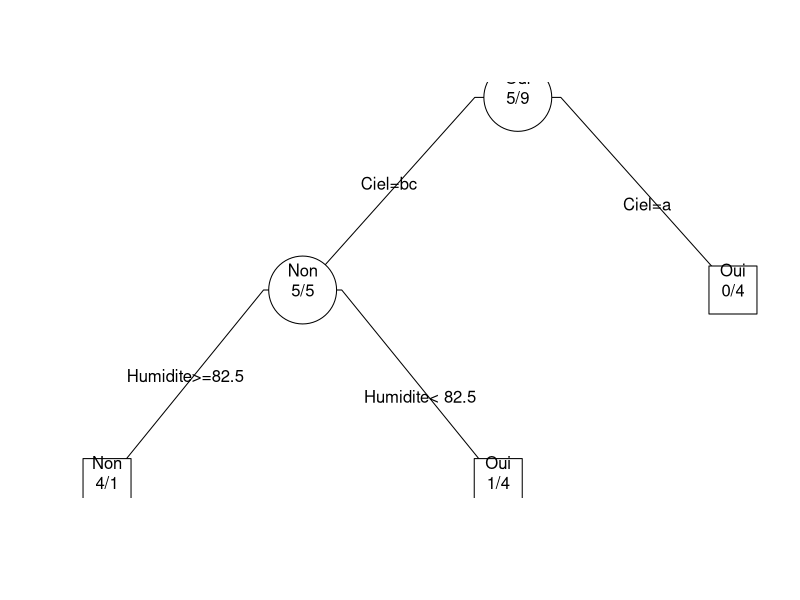
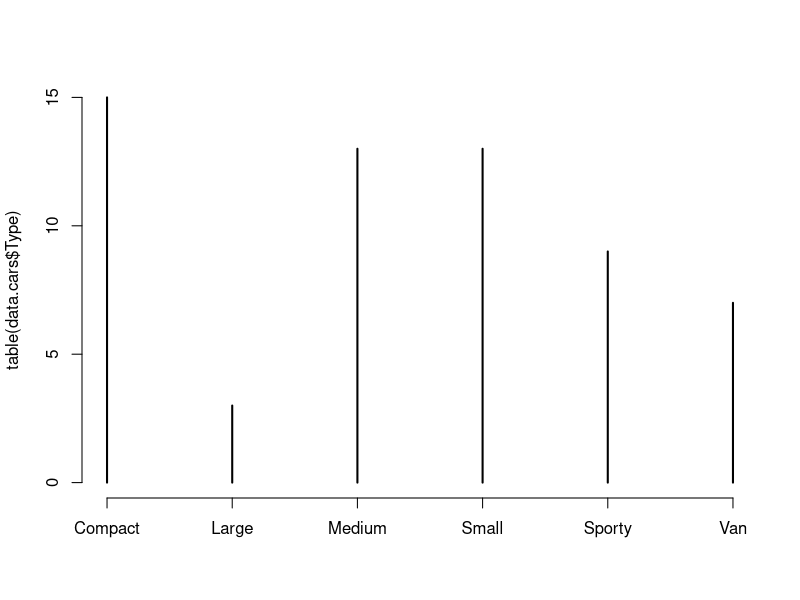
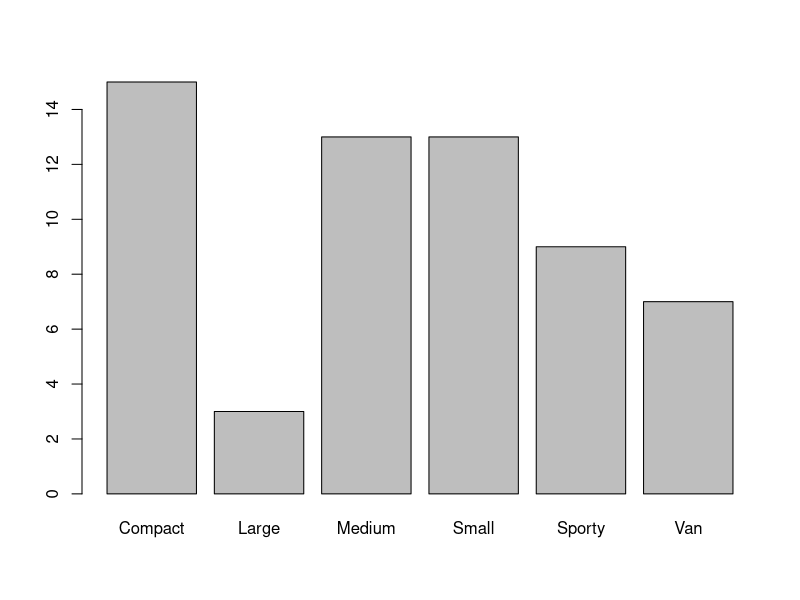
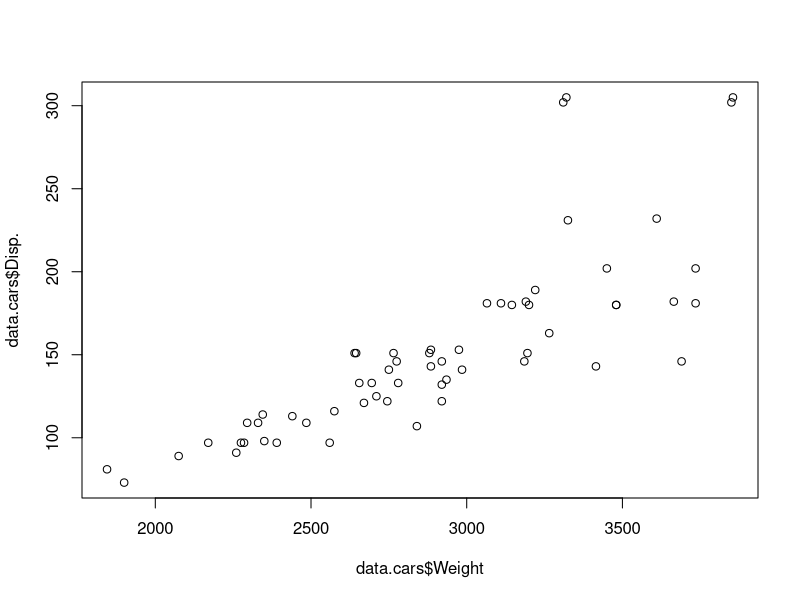
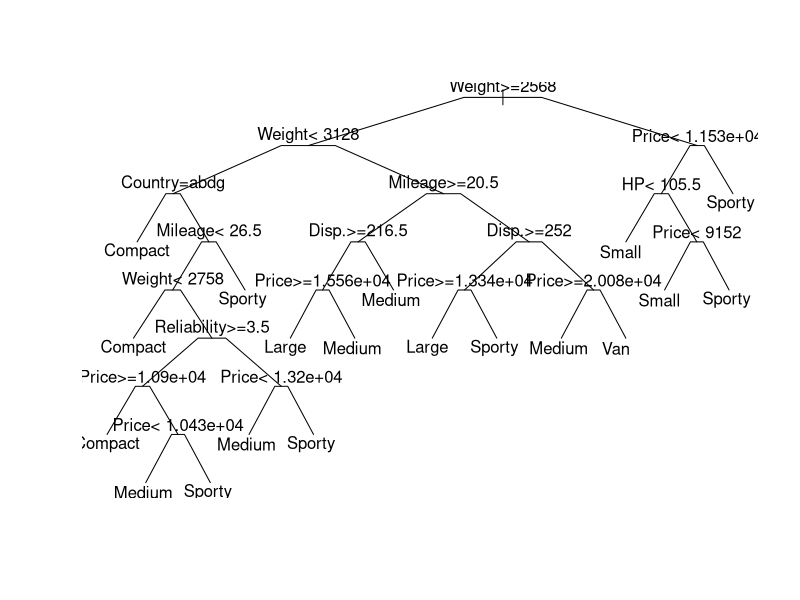
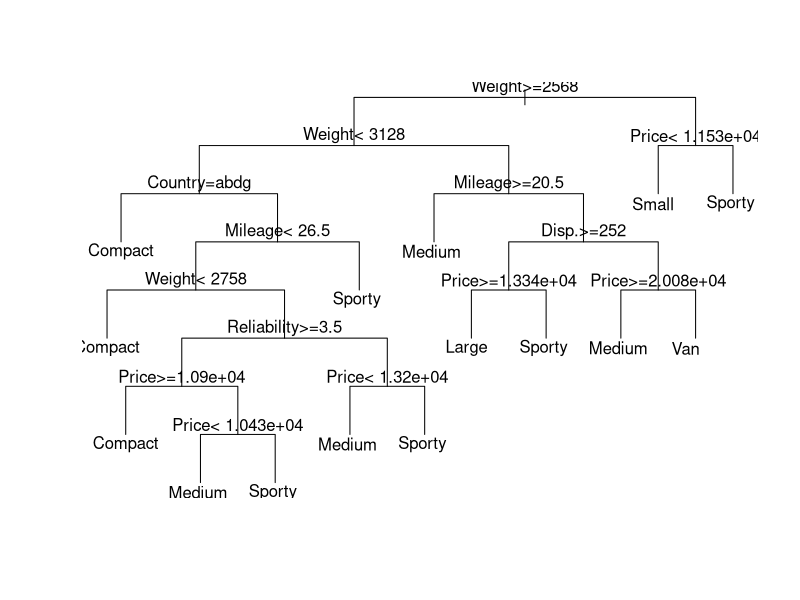

Reproduce these figures in R, in order.

###################################
##### TP3 : Arbre de décision #####
###################################

##### Exercice 1 :
##################

library(rpart)

data.tennis <- read.csv("tennis.csv")

# On construit un arbre de prédiction sur la classe Jouer en fonction du Ciel, de la temperature, de l'humidité et du vent.
tree.tennis <- rpart( Jouer ~ Ciel + Temperature + Humidite + Vent, data.tennis )
# On affiche le modèle
tree.tennis

# n=14 
###   nombre d'observations
# 1) root 14 5 Oui (0.3571429 0.6428571) *
###   5 erreurs sur 14, oui avec 64% de chance de réussite

# On change les paramètres de rpart
tennis.cnt <- rpart.control(minsplit = 5)
# On recréé l'arbre
tree.tennis <- rpart( Jouer ~ Ciel + Temperature + Humidite + Vent, data.tennis, control = tennis.cnt )
tree.tennis

# On affiche l'arbre
plot(tree.tennis, branch=.2, uniform=T, compress=T)
text(tree.tennis, all=T, use.n=T, fancy=T)

# On réalise la prédiction
predict(tree.tennis, data.tennis)
# On créé la matrice de confusion
conf <- table(predict(tree.tennis, data.tennis,"class"),data.tennis$Jouer)

# On réutilise notre fonction de calcul d'erreur
calcErr <- function(v) {
  sumdiag <- 0
  for (i in c(1:length(v[,1]))) {
    sumdiag <- sumdiag + v[i,i]
  }
  err <- (1 - (sumdiag / sum(v)) ) * 100

  print(paste0("Taux d'erreur : ", err, "%"))
}

calcErr(conf)


##### Exercice 2 : Elagage
##########################

data("car.test.frame")
data.cars <- car.test.frame

head(data.cars)

str(data.cars)

### Type attribut
# Price = vectorint
# Country = factor
# Reliability = vectorint
# Mileage = vectorint
# Type = factor
# Weight = vectorint
# Disp. = vectorint
# HP = vectorint

data.cars["Nissan Maxima V6",]

plot(table(data.cars$Type))
barplot(table(data.cars$Type))

plot(data.cars$Weight,data.cars$Disp.)

cars.cnt <- rpart.control(minsplit = 1)
tree.cars <- rpart(Type ~ Price + Country + Reliability + Mileage + Weight+ Disp. + HP, data.cars, control = cars.cnt )
tree.cars
plot(tree.cars, branch=.2, uniform=T, compress=T)
text(tree.cars)

tree.cars.pruned <- prune(tree.cars,cp=0.02)
tree.cars.pruned
plot(tree.cars.pruned, uniform=T, compress=T)
text(tree.cars.pruned)
tree.cars$cptable
